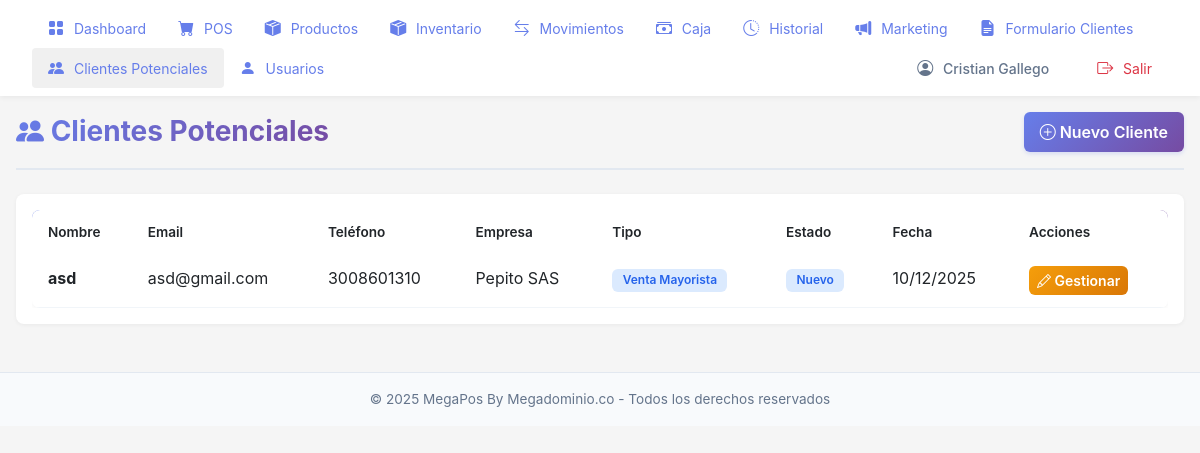
/clientes-potenciales/ (signed in), run on an earlier commit of the app's database.
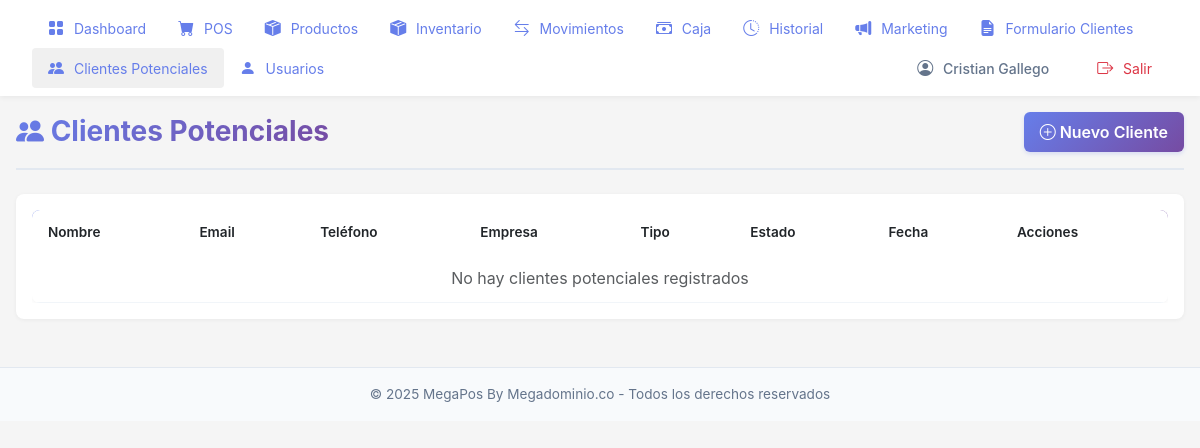
And on a later commit of the database.
### pos/models.py (models this page shows, shortened)
class ClientePotencial(models.Model):
    TIPOS_INTERES = [
        ('mayorista', 'Venta Mayorista'),
        ('web', 'Venta Web'),
        ('ambos', 'Ambos'),
    ]
    ESTADOS = [
        ('nuevo', 'Nuevo'),
        ('contactado', 'Contactado'),
        ('en_proceso', 'En Proceso'),
        ('convertido', 'Convertido'),
        ('descartado', 'Descartado'),
    ]
    nombre = models.CharField(max_length=200, verbose_name='Nombre Completo')
    email = models.EmailField(verbose_name='Email')
    telefono = models.CharField(
        max_length=20,
        null=True,
        blank=True,
        verbose_name='Teléfono'
    )
    tipo_interes = models.CharField(
        max_length=20,
        choices=TIPOS_INTERES,
        default='mayorista',
        verbose_name='Tipo de Interés'
    )
    empresa = models.CharField(
        max_length=200,
        null=True,
        blank=True,
        verbose_name='Empresa'
    )
    mensaje = models.TextField(
        null=True,
        blank=True,
        verbose_name='Mensaje o Comentarios'
    )
    estado = models.CharField(
        max_length=20,
        choices=ESTADOS,
        default='nuevo',
        db_index=True,
        verbose_name='Estado'
    )
    fecha_registro = models.DateTimeField(
        default=timezone.now,
        db_index=True,
        verbose_name='Fecha de Registro'
    )
    fecha_contacto = models.DateTimeField(
        null=True,
        blank=True,
        verbose_name='Fecha de Contacto'
    )
    notas_internas = models.TextField(
        null=True,
        blank=True,
        verbose_name='Notas Internas',
        help_text='Notas privadas para el equipo'
    )
    usuario_contacto = models.ForeignKey(
        User,
        on_delete=models.SET_NULL,
        related_name='clientes_contactados',
        null=True,
        blank=True,
        verbose_name='Usuario que Contactó'
    )
    class Meta:
        verbose_name = 'Cliente Potencial'
        verbose_name_plural = 'Clientes Potenciales'
        ordering = ['-fecha_registro']
        indexes = [
            models.Index(fields=['-fecha_registro', 'estado']),
            models.Index(fields=['tipo_interes', 'estado']),
            models.Index(fields=['email']),
        ]

### pos/views.py (the view)
# urls.py: path('clientes-potenciales/', views.clientes_potenciales_view, name='clientes_potenciales'),
@login_required
def clientes_potenciales_view(request):
    from django.core.paginator import Paginator, EmptyPage, PageNotAnInteger
    clientes_list = ClientePotencial.objects.all().order_by('-fecha_registro')
    paginator = Paginator(clientes_list, 20)
    page = request.GET.get('page', 1)
    try:
        clientes = paginator.page(page)
    except PageNotAnInteger:
        clientes = paginator.page(1)
    except EmptyPage:
        clientes = paginator.page(paginator.num_pages)
    context = {
        'clientes': clientes,
    }
    return render(request, 'pos/clientes_potenciales.html', context)

### pos/context_processors.py (called while the page is built)
def sistema_info(request):
    return {
        'SISTEMA_NOMBRE': 'MegaPos By Megadominio.co',
        'SISTEMA_VERSION': '1.0',
        'DEBUG': settings.DEBUG,
    }

### pos/templates/pos/clientes_potenciales.html (shortened to what this page needs)
{% extends 'pos/base.html' %}
{% block content %}
<div class="page-container">
    <div class="page-header">
        <h1><i class="bi bi-people-fill"></i> Clientes Potenciales</h1>
        <a href="{% url 'pos:formulario_clientes' %}" class="btn btn-primary-pos">
            <i class="bi bi-plus-circle"></i> Nuevo Cliente
        </a>
    </div>
    <div class="card-modern">
        <div class="card-body">
            <div class="table-responsive">
                <table class="table-modern table">
                    <thead>
                    <tr>
                        <th>Nombre</th>
                        <th>Email</th>
                        <th>Teléfono</th>
                        <th>Empresa</th>
                        <th>Tipo</th>
                        <th>Estado</th>
                        <th>Fecha</th>
                        <th>Acciones</th>
                    </tr>
                </thead>
                <tbody>
                    {% for cliente in clientes %}
                    <tr>
                        <td><strong>{{ cliente.nombre }}</strong></td>
                        <td>{{ cliente.email }}</td>
                        <td>{{ cliente.telefono|default:"N/A" }}</td>
                        <td>{{ cliente.empresa|default:"N/A" }}</td>
                        <td><span class="badge badge-modern badge-info-modern">{{ cliente.get_tipo_interes_display }}</span></td>
                        <td>
                            {% if cliente.estado == 'nuevo' %}
                            <span class="badge badge-modern badge-info-modern">Nuevo</span>
                            {% elif cliente.estado == 'contactado' %}
                            <span class="badge badge-modern badge-info-modern">Contactado</span>
                            {% elif cliente.estado == 'en_proceso' %}
                            <span class="badge badge-modern badge-warning-modern">En Proceso</span>
                            {% elif cliente.estado == 'convertido' %}
                            <span class="badge badge-modern badge-success-modern">Convertido</span>
                            {% else %}
                            <span class="badge badge-modern" style="background: #e2e8f0; color: #64748b;">Descartado</span>
                            {% endif %}
                        </td>
                        <td>{{ cliente.fecha_registro|date:"d/m/Y" }}</td>
                        <td>
                            <a href="{% url 'pos:gestionar_cliente' cliente.id %}" class="btn btn-sm btn-warning" style="padding: 0.25rem 0.5rem;">
                                <i class="bi bi-pencil"></i> Gestionar
                            </a>
                        </td>
                    </tr>
                    {% empty %}
                    <tr>
                        <td colspan="8" class="text-center text-muted">No hay clientes potenciales registrados</td>
                    </tr>
                    {% endfor %}
                </tbody>
                </table>
            </div>
        </div>
    </div>
</div>
{% endblock %}

What changed in the data, as far as the page shows it:
removed ClientePotencial: nombre "asd", email "asd@gmail.com", telefono "3008601310", empresa "Pepito SAS", tipo_interes "Venta Mayorista", estado "Nuevo", fecha_registro "10/12/2025"
Also different on the page:
text now shown: "No hay clientes potenciales registrados"
